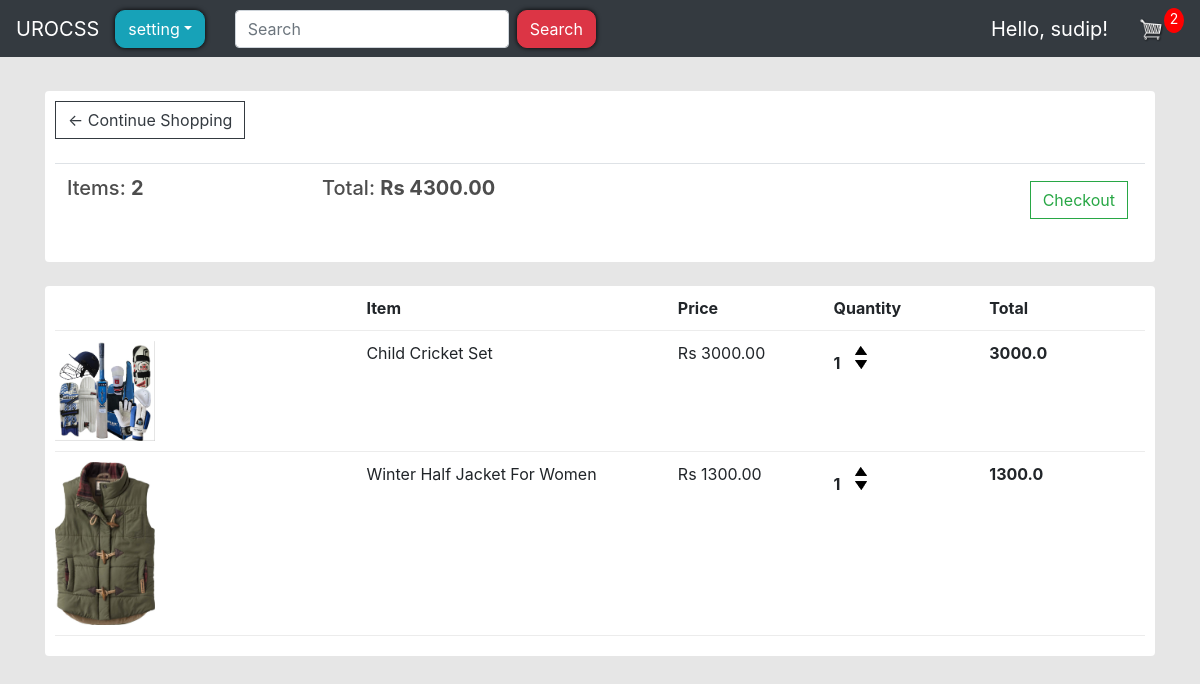
/cart/ (signed in), run on an earlier commit of the app's database.
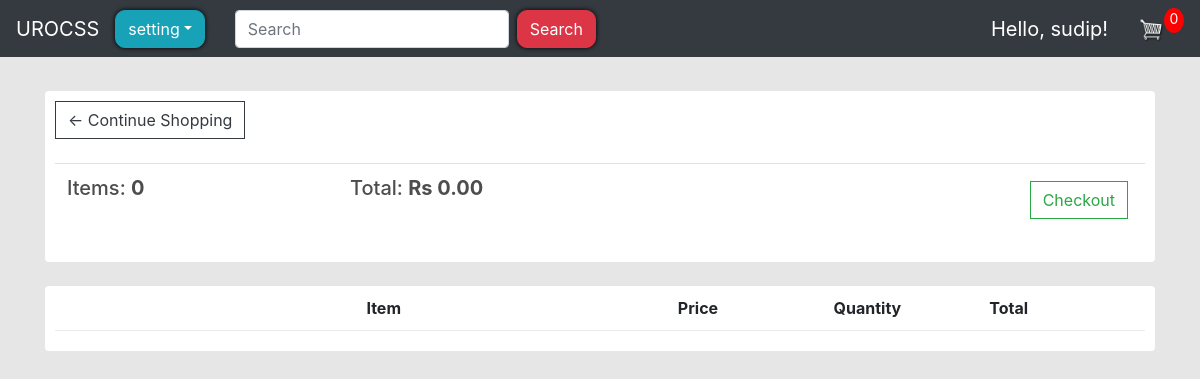
And on a later commit of the database.
### store/models.py (models this page shows, shortened)
class Order(models.Model):
    customer = models.ForeignKey(User, on_delete=models.SET_NULL, blank=True, null=True)
    date_ordered = models.DateTimeField(auto_now_add=True)
    complete = models.BooleanField(default=False, null=True, blank=False)
    transaction_id = models.CharField(max_length=200, null=True)
    @property
    def get_cart_total(self):
        orderitems = self.orderitem_set.all()
        total = sum([item.get_total for item in orderitems])
        return total
    @property
    def get_cart_items(self):
        orderitems = self.orderitem_set.all()
        total = sum([item.quantity for item in orderitems])
        return total

class OrderItem(models.Model):
    product = models.ForeignKey(
        Product, on_delete=models.SET_NULL, blank=True, null=True
    )
    order = models.ForeignKey(Order, on_delete=models.SET_NULL, blank=True, null=True)
    quantity = models.IntegerField(default=0, null=True, blank=True)
    date_added = models.DateTimeField(auto_now_add=True)
    @property
    def get_total(self):
        total = self.product.price * self.quantity
        return total

class Product(models.Model):
    name = models.CharField(max_length=200)
    price = models.FloatField()
    digital = models.BooleanField(default=False, null=True, blank=True)
    image = models.ImageField(null=True, blank=True)
    image1 = models.ImageField(null=True, blank=True)
    image2 = models.ImageField(null=True, blank=True)
    image3 = models.ImageField(null=True, blank=True)
    seller = models.CharField(max_length=100, null=True)
    distance = models.CharField(max_length=5, null=True)
    stock = models.IntegerField(default=0)
    color = models.CharField(max_length=100, null=True)
    description = models.CharField(max_length=200, null=True)
    size = models.CharField(max_length=100, null=True)
    search_tags = models.CharField(max_length=100, null=True)
    created_at = models.DateTimeField(auto_now_add=True)
    @property
    def imageUrl(self):
        try:
            url = self.image.url
        except:
            url = ""
        return url

### store/views.py (the view)
# urls.py: path("cart/", views.cart, name="cart"),
@login_required(login_url="login")
def cart(request):
    if request.user.is_authenticated:
        order, created = Order.objects.get_or_create(
            customer=request.user, complete=False
        )
        items = order.orderitem_set.all()
        cartItems = order.get_cart_items
    else:
        items = []
        order = {"get_cart_items": 0, "get_cart_total": 0, "shipping": False}
        cartItems = order["get_cart_items"]
    context = {"items": items, "order": order, "cartItems": cartItems}
    return render(request, "store/Cart.html", context)

### store/templates/store/Cart.html
{% extends 'store/Main.html' %}
{% load static %}
{% block content %}
{% block login-logout %}
<div class="collapse navbar-collapse" id="navbarSupportedContent">
    <ul class="navbar-nav mr-auto">
        <li class="nav-item active navbar-brand">
            Hello, {{request.user}}!
        </li>
    </ul>
</div>
{% endblock %}
<div class="row">
    <div class="col-lg-12">
        <div class="box-element">
            <a class="btn btn-outline-dark" href="{% url 'store' %}">&#x2190; Continue Shopping</a>
            <br>
            <br>
            <table class="table">
                <tr>
                    <th>
                        <h5>
                            Items: <strong>{{order.get_cart_items}}</strong>
                        </h5>
                    </th>
                    <th>
                        <h5>
                            Total: <strong>Rs {{order.get_cart_total|floatformat:2}}</strong>
                        </h5>
                    </th>
                    <th>
                        <a style="float: right;margin: 5px;" class="btn btn-outline-success" href="{% url 'checkout'%}">
                            Checkout
                        </a>
                    </th>
                </tr>
            </table>
        </div>
        <br>
        <div class="box-element">
            <div class="cart-row">
                <div style="flex: 2;"></div>
                <div style="flex: 2;"><strong>Item</strong></div>
                <div style="flex: 1;"><strong>Price</strong></div>
                <div style="flex: 1;"><strong>Quantity</strong></div>
                <div style="flex: 1;"><strong>Total</strong></div>
            </div>
            {% for item in items %}
            <div class="cart-row">
                <div style="flex: 2;"><img class="row-image" src="{{item.product.imageUrl}}"></div>
                <div style="flex: 2;">
                    <p>{{item.product.name}}</p>
                </div>
                <div style="flex: 1;">
                    <p>Rs {{item.product.price|floatformat:2}}</p>
                </div>
                <div style="flex: 1;">
                    <p class="quantity">{{item.quantity}}</p>
                    <div class="quantity">
                        <img data-product={{item.product.id}} data-action="add" class="chg-quantity update-cart"
                            src="{% static 'images/arrow-up.png' %}">
                        <img data-product={{item.product.id}} data-action="remove" class="chg-quantity update-cart"
                            src="{% static 'images/arrow-down.png' %}">
                    </div>
                </div>
                <div style="flex: 1;"><strong>{{item.get_total}}</strong></div>
            </div>
            {% endfor %}
        </div>
    </div>
</div>
{% endblock %}

What changed in the data, as far as the page shows it:
removed OrderItem: product.imageUrl (picture), product.name "Child Cricket Set", product.price "3000.00", quantity "1", get_total "3000.0"
removed OrderItem: product.imageUrl (picture), product.name "Winter Half Jacket For Women", product.price "1300.00", quantity "1", get_total "1300.0"
computed for Order: get_cart_items "2" → "0"; get_cart_total "4300.00" → "0.00"
Also different on the page:
{{ cartItems }}: "2" → "0"
